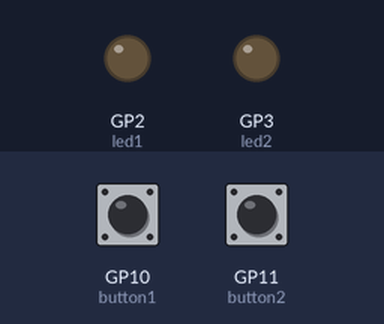
A program run on a simulated Raspberry Pi Pico running MicroPython. On the bench: output pins drawn as LEDs (lit = HIGH). Inputs (shaded band) come from the test bench; at power-on: GP10 (button1) LOW, GP11 (button2) LOW.

Above: at 1.2 s.
1.3 s: GP10 (button1) pulled HIGH for 0.15 s
At 1.38 s:
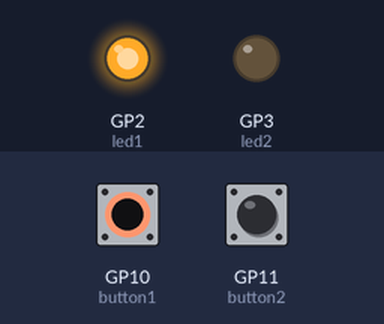
2.9 s: GP11 (button2) pulled HIGH for 0.15 s
At 2.97 s:
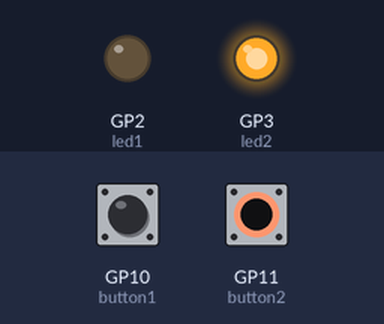
4.5 s: GP11 (button2) pulled HIGH for 3.2 s
At 8.5 s:
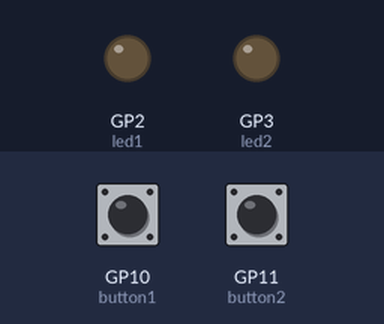
9.2 s: GP10 (button1) pulled HIGH for 3.2 s
At 9.7 s:
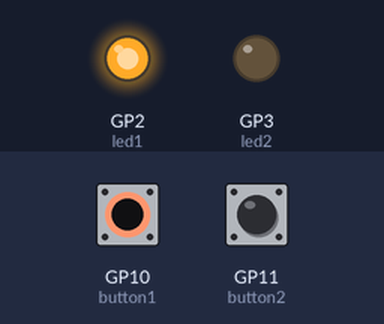
13.9 s: GP10 (button1) driven HIGH and GP11 (button2) driven HIGH
At 14.5 s:
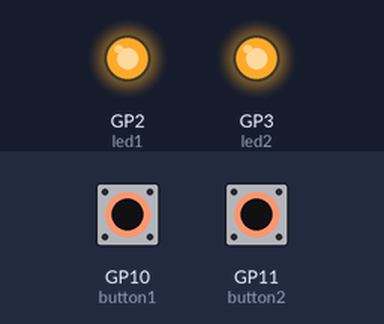
Timing chart, 0 to 16.4 s (numbered marks = the images above; inputs shaded):
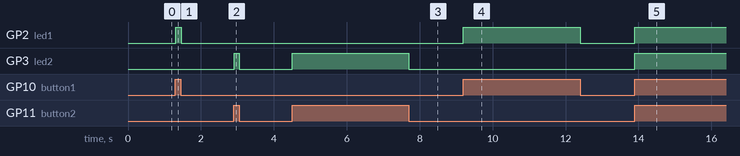

Measured:
- after the input at 1.3 s, GP2 (led1): LOW → HIGH at once, → LOW 0.15 s later
- after the input at 2.9 s, GP3 (led2): LOW → HIGH at once, → LOW 0.14 s later
- after the input at 4.5 s, GP3 (led2): LOW → HIGH at once, → LOW 3.2 s later
- after the input at 9.2 s, GP2 (led1): LOW → HIGH at once, → LOW 3.2 s later
- after the input at 13.9 s, GP2 (led1), GP3 (led2): LOW → HIGH at once

The program:

pushled.py
```python
from machine import Pin
import utime

# Define LEDs
led1 = Pin(2, Pin.OUT)
led2 = Pin(3, Pin.OUT)

button1 = Pin(10, Pin.IN)
button2 = Pin(11, Pin.IN)

while True:
    # Check Button 1
    if button1.value() == 1:
        led1.on()
    else:
        led1.off()

    # Check Button 2
    if button2.value() == 1:
        led2.on()
    else:
        led2.off()

    utime.sleep(0.01)
```
